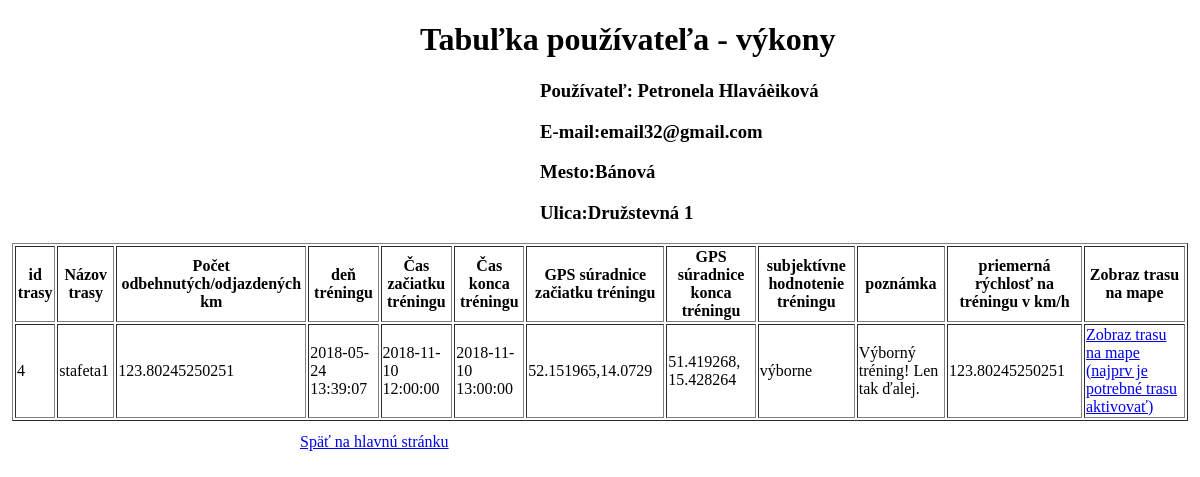
The app's page /VykonyTabulka.php?vykon=email32@gmail.com with its own data.
### tables this page shows
CREATE TABLE `User` (
  `id` int(11) NOT NULL,
  `priezvisko` varchar(40) DEFAULT NULL,
  `meno` varchar(40) DEFAULT NULL,
  `email` varchar(40) NOT NULL,
  `pass` varchar(200) NOT NULL,
  `type` int(11) NOT NULL,
  `valid` int(11) NOT NULL,
  `hash` varchar(200) DEFAULT NULL,
  `stredna` varchar(100) DEFAULT NULL,
  `stredna_adresa` varchar(100) DEFAULT NULL,
  `bydlisko_ulica` varchar(100) DEFAULT NULL,
  `psc` varchar(20) DEFAULT NULL,
  `bydlisko_obec` varchar(100) DEFAULT NULL
);

CREATE TABLE `cvicenie` (
  `id` bigint(20) UNSIGNED NOT NULL,
  `trasa_id` bigint(20) NOT NULL,
  `user_id` bigint(20) NOT NULL,
  `start` varchar(100) NOT NULL,
  `ciel` varchar(100) NOT NULL,
  `zaciatok` datetime NOT NULL,
  `koniec` datetime NOT NULL,
  `pridane` datetime NOT NULL DEFAULT CURRENT_TIMESTAMP
);

### VykonyTabulka.php (the view, shortened to what this page needs)
 <!DOCTYPE html>
<html lang="sk">
<html>
  <head>
  <link rel="stylesheet" type="text/css" href="styly.css">
  </head>
  <body>
   <h1>Tabuľka používateľa - výkony</h1>
<?php
$servername = DB_HOSTNAME;
$username = DB_USERNAME;
$password = DB_PASSWORD;
$dbname = DB_DATABASE;
$conn = new mysqli($servername, $username, $password, $dbname);
$conn->set_charset("utf8");
    $userMail=$_GET['vykon'];
    $sql1 = "SELECT meno, priezvisko, email,bydlisko_ulica,bydlisko_obec from  ".USER_TABLE." where email=\"$userMail\"";
    $result1 = $conn->query($sql1);
 $NAME="";
  $SURNAME="";
  $MAIL="";
  $BYDUL="";
  $BYDOB="";
      if ($result1->num_rows > 0) {
    while($row1= $result1->fetch_assoc()) {
     $NAME=$row1["meno"];
  $SURNAME=$row1["priezvisko"];
  $MAIL=$row1["email"];
  $BYDUL=$row1["bydlisko_ulica"];
  $BYDOB=$row1["bydlisko_obec"];
    }
    }
   echo "<h3>Používateľ: $NAME $SURNAME</h3>";
  echo "<h3>E-mail:$MAIL </h3>";
  echo "<h3>Mesto:$BYDOB </h3>";
   echo "<h3>Ulica:$BYDUL </h3>";
  echo "<table id=\"tabulka\" border=\"1\">";
  echo "<thead><tr><th>id trasy</th><th>Názov trasy</th>";
 echo "<th>Počet odbehnutých/odjazdených km</a></th>";
 echo "<th>deň tréningu</th>";
 echo "<th>Čas začiatku tréningu</th>";
  echo "<th>Čas konca tréningu</th>";
   echo "<th>GPS súradnice začiatku tréningu</th>";
    echo "<th>GPS súradnice konca tréningu</th>";
     echo "<th>subjektívne hodnotenie tréningu</th>";
     echo "<th>poznámka</th>";
     echo "<th>priemerná rýchlosť na tréningu v km/h</th>";
     echo "<th>Zobraz trasu na mape</th></tr> </thead>";
$sql = "SELECT  b.type, a.id, a.nazov, c.pridane, c.zaciatok, c.koniec, c.start as GPSstart,c.ciel as GPSciel from trasa a join  ".USER_TABLE." b on a.autor = b.id join cvicenie c  on a.id=c.trasa_id where b.email=\"$userMail\" ";
$result = $conn->query($sql);
    $IDs=array();
    $Nazovtrasy=array();
  $Odjazdenekm=array();
   $Dentreningu=array();
    $Caszactrening=array();
     $Caskontrening=array();
      $GPSzactrening=array();
        $GPSkonctrening=array();
          $Hodnotenie=array();
        $Poznamka=array();
         $Priemernarychlost=array();
         $Lats1=array();
         $Longs1=array();
         $Lats2=array();
         $Longs2=array();
         $LongsDelta=array();
         $distance =array();
         $duration =array();
    $i=0;
if ($result->num_rows > 0) {
    while($row = $result->fetch_assoc()) {
       $IDs[$i]=$row["id"];
      $Nazovtrasy[$i]=$row["nazov"];
    $Dentreningu[$i]=$row["pridane"];
    $Caszactrening[$i]=$row["zaciatok"];
     $Caskontrening[$i]=$row["koniec"];
      $duration[$i]=(strtotime($Caskontrening[$i])-strtotime($Caszactrening[$i]))/3600;
      $GPSzactrening[$i]=$row["GPSstart"];
       $position=strpos($GPSzactrening[$i],",");
        $Lats1[$i]=floatval(substr($GPSzactrening[$i],0,$position));
        $Longs1[$i]=floatval(substr($GPSzactrening[$i],$position+1,$position));
        $GPSkonctrening[$i]=$row["GPSciel"];
          $position=strpos($GPSkonctrening[$i],",");
          $Lats2[$i]=floatval(substr($GPSkonctrening[$i],0,$position));
        $Longs2[$i]=floatval(substr($GPSkonctrening[$i],$position+1,$position));
        $LongsDelta[$i]=$Longs1[$i] - $Longs2[$i];
         $distance[$i] = (sin(deg2rad($Lats1[$i])) * sin(deg2rad($Lats2[$i]))) + (cos(deg2rad($Lats1[$i])) * cos(deg2rad($Lats2[$i])) * cos(deg2rad($LongsDelta[$i])));
          $distance[$i] =acos($distance[$i]);
           $distance[$i] =rad2deg($distance[$i]);
            $distance[$i] =$distance[$i]*60*1.1515*1.609344;
        $Odjazdenekm[$i]=$distance[$i];
          if($duration[$i]!=0)
            $Priemernarychlost[$i]=$Odjazdenekm[$i]/$duration[$i];
        else
            $Priemernarychlost[$i]=0;
         if($Priemernarychlost[$i]>100){
                  $Hodnotenie[$i]="výborne";
                  $Poznamka[$i]="Výborný tréning! Len tak ďalej.";
                  }
       echo "<tr><td>" .$IDs[$i]. "</td><td>" .$Nazovtrasy[$i] . "</td><td>" . $Odjazdenekm[$i]."</td><td>". $Dentreningu[$i]."</td><td>" . $Caszactrening[$i]."</td><td>" .  $Caskontrening[$i]. "</td><td>" .$GPSzactrening[$i] ."</td><td>" . $GPSkonctrening[$i]."</td><td>" .$Hodnotenie[$i]."</td><td>" .$Poznamka[$i]."</td><td>" . $Priemernarychlost[$i]."</td><td>" .  "<a href=\"Trasy.php?trasa=$IDs[$i]\">Zobraz trasu na mape (najprv je potrebné trasu aktivovať)</a>" ."</td></tr>";
    $i=$i+1;
    }
} else {
    echo "0 results";
}
echo "</table>";
?>
      <a id="zobraz2" href="index.php">Späť na hlavnú stránku<a>
</body>
</html>

### styly.css (style rules this page uses)
html, body { height: 100%; margin: 0; padding: 0; }

### VykonyTabulka.php (style rules this page uses)
#zobraz2 { margin-left:25%; }
#tabulka { margin:1%; }
h3 { margin-left:45%; }
h1 { margin-left:35%; }

### records on screen
user: meno "Petronela", priezvisko "Hlaváèiková", email "email32@gmail.com", bydlisko_obec "Bánová", bydlisko_ulica "Družstevná 1"
cvicenie: i "4", i "stafeta1", i "123.80245250251", i "2018-05-24 13:39:07", i "2018-11-10 12:00:00", i "2018-11-10 13:00:00", i "52.151965,14.0729", i "51.419268, 15.428264", i "výborne", i "Výborný tréning! Len tak ďalej."
